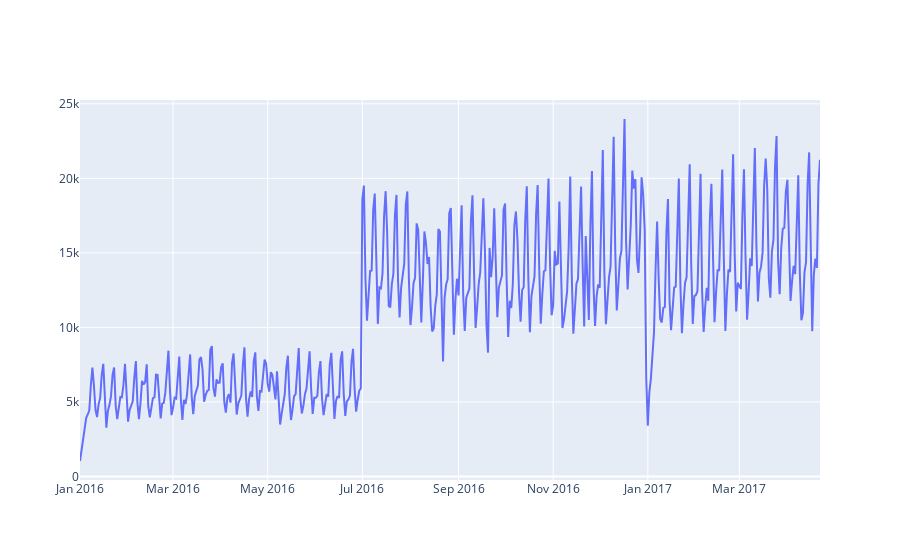

Write notebook code for a chart like this one.
### Code cell
fig

### Figure 1 — Plotly figure (JSON) as saved in the notebook; plotly's stock layout.template omitted (floating-point values rounded to 4 significant figures; data arrays with more than 128 entries replaced by an {"elided": "..."} marker saying what was removed)
{"data": [{"type": "scatter", "x": {"elided": "478 str values"}, "y": {"elided": "478 int values"}}], "layout": {}}
